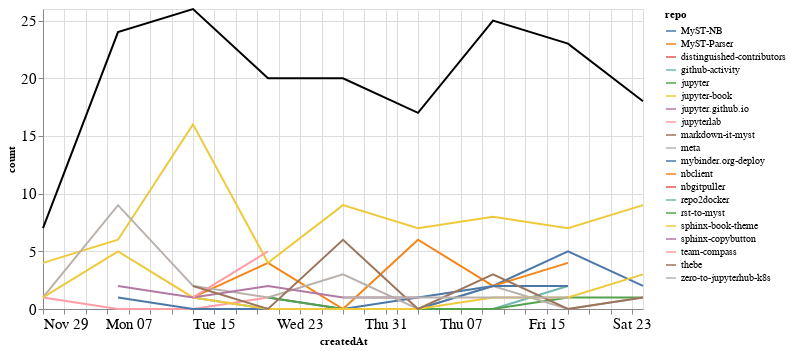

Notebook code for this chart:
### Markdown cell above
### Comments

### Code cell
comments_time = comments.groupby('repo').resample('W', on='createdAt').count()['author'].reset_index()
comments_time = comments_time.rename(columns={'author': 'count'})
comments_time_total = comments_time.groupby('createdAt').agg({"count": "sum"}).reset_index()
ch1 = alt.Chart(comments_time, width=600).mark_line().encode(
    x='createdAt',
    y='count',
    color='repo',
    tooltip="repo"
)

ch2 = alt.Chart(comments_time_total, width=600).mark_line(color="black").encode(
    x='createdAt',
    y='count',
)

ch1 + ch2

### Figure 1 — Vega-Lite specification as saved in the notebook (floating-point values rounded to 4 significant figures)
{"config": {"axisLeft": {"labelFontSize": 15}, "axisBottom": {"labelFontSize": 15}}, "layer": [{"data": {"name": "data-a094e151c57faf657119b6224f96a616"}, "mark": "line", "encoding": {"color": {"type": "nominal", "field": "repo"}, "tooltip": {"type": "nominal", "field": "repo"}, "x": {"type": "temporal", "field": "createdAt"}, "y": {"type": "quantitative", "field": "count"}}, "width": 600}, {"data": {"name": "data-8a90b7d6cc8f4b318dc62062d50ca593"}, "mark": {"type": "line", "color": "black"}, "encoding": {"x": {"type": "temporal", "field": "createdAt"}, "y": {"type": "quantitative", "field": "count"}}, "width": 600}], "$schema": "https://vega.github.io/schema/vega-lite/v4.8.1.json", "datasets": {"data-a094e151c57faf657119b6224f96a616": [{"repo": "MyST-NB", "createdAt": "2020-12-20T00:00:00", "count": 1}, {"repo": "MyST-NB", "createdAt": "2020-12-27T00:00:00", "count": 0}, {"repo": "MyST-NB", "createdAt": "2021-01-03T00:00:00", "count": 1}, {"repo": "MyST-NB", "createdAt": "2021-01-10T00:00:00", "count": 2}, {"repo": "MyST-NB", "createdAt": "2021-01-17T00:00:00", "count": 5}, {"repo": "MyST-NB", "createdAt": "2021-01-24T00:00:00", "count": 2}, {"repo": "MyST-Parser", "createdAt": "2020-12-13T00:00:00", "count": 1}, {"repo": "MyST-Parser", "createdAt": "2020-12-20T00:00:00", "count": 4}, {"repo": "MyST-Parser", "createdAt": "2020-12-27T00:00:00", "count": 0}, {"repo": "MyST-Parser", "createdAt": "2021-01-03T00:00:00", "count": 6}, {"repo": "MyST-Parser", "createdAt": "2021-01-10T00:00:00", "count": 2}, {"repo": "MyST-Parser", "createdAt": "2021-01-17T00:00:00", "count": 4}, {"repo": "distinguished-contributors", "createdAt": "2020-12-20T00:00:00", "count": 1}, {"repo": "github-activity", "createdAt": "2020-12-13T00:00:00", "count": 1}, {"repo": "github-activity", "createdAt": "2020-12-20T00:00:00", "count": 0}, {"repo": "github-activity", "createdAt": "2020-12-27T00:00:00", "count": 0}, {"repo": "github-activity", "createdAt": "2021-01-03T00:00:00", "count": 0}, {"repo": "github-activity", "createdAt": "2021-01-10T00:00:00", "count": 0}, {"repo": "github-activity", "createdAt": "2021-01-17T00:00:00", "count": 2}, {"repo": "jupyter", "createdAt": "2020-12-20T00:00:00", "count": 1}, {"repo": "jupyter", "createdAt": "2020-12-27T00:00:00", "count": 0}, {"repo": "jupyter", "createdAt": "2021-01-03T00:00:00", "count": 0}, {"repo": "jupyter", "createdAt": "2021-01-10T00:00:00", "count": 0}, {"repo": "jupyter", "createdAt": "2021-01-17T00:00:00", "count": 1}, {"repo": "jupyter", "createdAt": "2021-01-24T00:00:00", "count": 1}, {"repo": "jupyter-book", "createdAt": "2020-11-29T00:00:00", "count": 4}, {"repo": "jupyter-book", "createdAt": "2020-12-06T00:00:00", "count": 6}, {"repo": "jupyter-book", "createdAt": "2020-12-13T00:00:00", "count": 16}, {"repo": "jupyter-book", "createdAt": "2020-12-20T00:00:00", "count": 4}, {"repo": "jupyter-book", "createdAt": "2020-12-27T00:00:00", "count": 9}, {"repo": "jupyter-book", "createdAt": "2021-01-03T00:00:00", "count": 7}, {"repo": "jupyter-book", "createdAt": "2021-01-10T00:00:00", "count": 8}, {"repo": "jupyter-book", "createdAt": "2021-01-17T00:00:00", "count": 7}, {"repo": "jupyter-book", "createdAt": "2021-01-24T00:00:00", "count": 9}, {"repo": "jupyter.github.io", "createdAt": "2021-01-10T00:00:00", "count": 2}, {"repo": "jupyterlab", "createdAt": "2020-11-29T00:00:00", "count": 1}, {"repo": "jupyterlab", "createdAt": "2020-12-06T00:00:00", "count": 0}, {"repo": "jupyterlab", "createdAt": "2020-12-13T00:00:00", "count": 0}, {"repo": "jupyterlab", "createdAt": "2020-12-20T00:00:00", "count": 1}, {"repo": "markdown-it-myst", "createdAt": "2020-12-06T00:00:00", "count": 1}, {"repo": "meta", "createdAt": "2020-11-29T00:00:00", "count": 1}, {"repo": "meta", "createdAt": "2020-12-06T00:00:00", "count": 9}, {"repo": "meta", "createdAt": "2020-12-13T00:00:00", "count": 2}, {"repo": "meta", "createdAt": "2020-12-20T00:00:00", "count": 1}, {"repo": "meta", "createdAt": "2020-12-27T00:00:00", "count": 3}, {"repo": "meta", "createdAt": "2021-01-03T00:00:00", "count": 0}, {"repo": "meta", "createdAt": "2021-01-10T00:00:00", "count": 2}, {"repo": "meta", "createdAt": "2021-01-17T00:00:00", "count": 0}, {"repo": "meta", "createdAt": "2021-01-24T00:00:00", "count": 1}, {"repo": "mybinder.org-deploy", "createdAt": "2020-12-06T00:00:00", "count": 1}, {"repo": "mybinder.org-deploy", "createdAt": "2020-12-13T00:00:00", "count": 0}, {"repo": "mybinder.org-deploy", "createdAt": "2020-12-20T00:00:00", "count": 0}, {"repo": "mybinder.org-deploy", "createdAt": "2020-12-27T00:00:00", "count": 0}, {"repo": "mybinder.org-deploy", "createdAt": "2021-01-03T00:00:00", "count": 0}, {"repo": "mybinder.org-deploy", "createdAt": "2021-01-10T00:00:00", "count": 2}, {"repo": "mybinder.org-deploy", "createdAt": "2021-01-17T00:00:00", "count": 2}, {"repo": "nbclient", "createdAt": "2020-12-13T00:00:00", "count": 1}, {"repo": "nbgitpuller", "createdAt": "2021-01-10T00:00:00", "count": 2}, {"repo": "repo2docker", "createdAt": "2021-01-24T00:00:00", "count": 1}, {"repo": "rst-to-myst", "createdAt": "2021-01-03T00:00:00", "count": 1}, {"repo": "sphinx-book-theme", "createdAt": "2020-11-29T00:00:00", "count": 1}, {"repo": "sphinx-book-theme", "createdAt": "2020-12-06T00:00:00", "count": 5}, {"repo": "sphinx-book-theme", "createdAt": "2020-12-13T00:00:00", "count": 1}, {"repo": "sphinx-book-theme", "createdAt": "2020-12-20T00:00:00", "count": 0}, {"repo": "sphinx-book-theme", "createdAt": "2020-12-27T00:00:00", "count": 0}, {"repo": "sphinx-book-theme", "createdAt": "2021-01-03T00:00:00", "count": 0}, {"repo": "sphinx-book-theme", "createdAt": "2021-01-10T00:00:00", "count": 1}, {"repo": "sphinx-book-theme", "createdAt": "2021-01-17T00:00:00", "count": 1}, {"repo": "sphinx-book-theme", "createdAt": "2021-01-24T00:00:00", "count": 3}, {"repo": "sphinx-copybutton", "createdAt": "2020-12-06T00:00:00", "count": 2}, {"repo": "sphinx-copybutton", "createdAt": "2020-12-13T00:00:00", "count": 1}, {"repo": "sphinx-copybutton", "createdAt": "2020-12-20T00:00:00", "count": 2}, {"repo": "sphinx-copybutton", "createdAt": "2020-12-27T00:00:00", "count": 1}, {"repo": "sphinx-copybutton", "createdAt": "2021-01-03T00:00:00", "count": 1}, {"repo": "team-compass", "createdAt": "2020-12-13T00:00:00", "count": 1}, {"repo": "team-compass", "createdAt": "2020-12-20T00:00:00", "count": 5}, {"repo": "thebe", "createdAt": "2020-12-13T00:00:00", "count": 2}, {"repo": "thebe", "createdAt": "2020-12-20T00:00:00", "count": 0}, {"repo": "thebe", "createdAt": "2020-12-27T00:00:00", "count": 6}, {"repo": "thebe", "createdAt": "2021-01-03T00:00:00", "count": 0}, {"repo": "thebe", "createdAt": "2021-01-10T00:00:00", "count": 3}, {"repo": "thebe", "createdAt": "2021-01-17T00:00:00", "count": 0}, {"repo": "thebe", "createdAt": "2021-01-24T00:00:00", "count": 1}, {"repo": "zero-to-jupyterhub-k8s", "createdAt": "2020-12-27T00:00:00", "count": 1}, {"repo": "zero-to-jupyterhub-k8s", "createdAt": "2021-01-03T00:00:00", "count": 1}, {"repo": "zero-to-jupyterhub-k8s", "createdAt": "2021-01-10T00:00:00", "count": 1}, {"repo": "zero-to-jupyterhub-k8s", "createdAt": "2021-01-17T00:00:00", "count": 1}], "data-8a90b7d6cc8f4b318dc62062d50ca593": [{"createdAt": "2020-11-29T00:00:00", "count": 7}, {"createdAt": "2020-12-06T00:00:00", "count": 24}, {"createdAt": "2020-12-13T00:00:00", "count": 26}, {"createdAt": "2020-12-20T00:00:00", "count": 20}, {"createdAt": "2020-12-27T00:00:00", "count": 20}, {"createdAt": "2021-01-03T00:00:00", "count": 17}, {"createdAt": "2021-01-10T00:00:00", "count": 25}, {"createdAt": "2021-01-17T00:00:00", "count": 23}, {"createdAt": "2021-01-24T00:00:00", "count": 18}]}}
